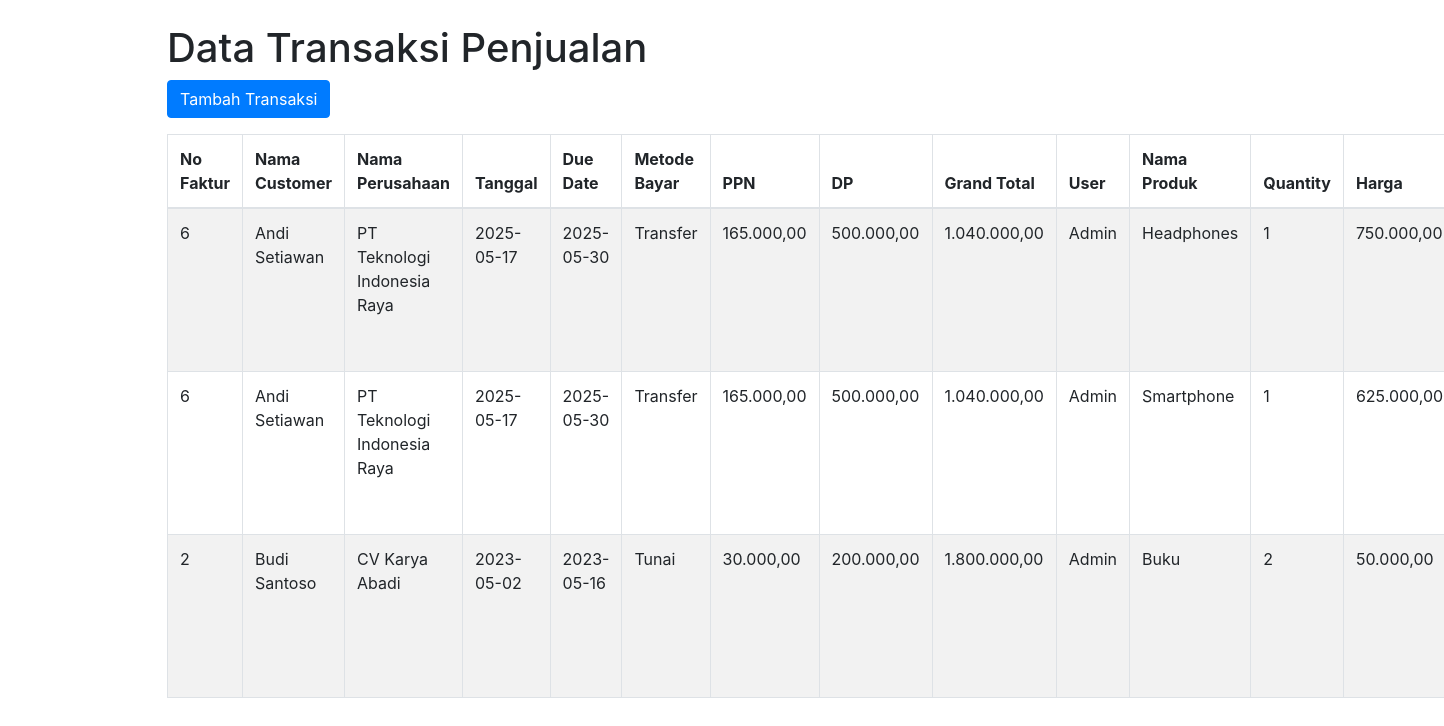
Screenshot of /tampil_penjualan.php with the database file from the repository.
### tables this page shows
CREATE TABLE `faktur` (
  `no_faktur` int(11) NOT NULL,
  `id_customer` int(11) DEFAULT NULL,
  `id_perusahaan` int(11) DEFAULT NULL,
  `tanggal` date NOT NULL,
  `due_date` date NOT NULL,
  `metode_bayar` varchar(50) NOT NULL,
  `ppn` decimal(10,2) DEFAULT 0.00,
  `dp` decimal(10,2) DEFAULT 0.00,
  `grand_total` decimal(10,2) NOT NULL,
  `user` varchar(50) NOT NULL
);

CREATE TABLE `customer` (
  `id_customer` int(11) NOT NULL,
  `nama_customer` varchar(100) NOT NULL,
  `perusahaan_cust` varchar(100) NOT NULL,
  `alamat` varchar(255) NOT NULL
);

CREATE TABLE `perusahaan` (
  `id_perusahaan` int(11) NOT NULL,
  `nama_perusahaan` varchar(100) NOT NULL,
  `alamat` varchar(255) NOT NULL,
  `no_telp` varchar(255) NOT NULL,
  `fax` varchar(255) NOT NULL
);

CREATE TABLE `produk` (
  `id_produk` int(11) NOT NULL,
  `nama_produk` varchar(100) NOT NULL,
  `price` decimal(10,2) NOT NULL,
  `jenis` varchar(50) NOT NULL,
  `stock` int(11) NOT NULL
);

CREATE TABLE `detail_faktur` (
  `no_faktur` int(11) DEFAULT NULL,
  `id_produk` int(11) DEFAULT NULL,
  `qty` int(11) NOT NULL,
  `price` decimal(10,2) NOT NULL
);

### tampil_penjualan.php (the view, shortened to what this page needs)
<?php
include 'koneksi.php';
$sql = "SELECT f.no_faktur,
               c.nama_customer,
               p.nama_perusahaan,
               f.tanggal,
               f.due_date,
               f.metode_bayar,
               f.ppn,
               f.dp,
               f.grand_total,
               f.user,
               df.qty,
               df.price,
               pr.nama_produk  /* Ambil nama produk dari tabel produk */
        FROM faktur f
        JOIN customer c ON f.id_customer = c.id_customer
        JOIN perusahaan p ON f.id_perusahaan = p.id_perusahaan
        JOIN detail_faktur df ON f.no_faktur = df.no_faktur
        JOIN produk pr ON df.id_produk = pr.id_produk";
$result = $conn->query($sql);
?>
<!DOCTYPE html>
<html lang="id">
<head>
    <link rel="stylesheet" href="https://stackpath.bootstrapcdn.com/bootstrap/4.5.2/css/bootstrap.min.css">
</head>
<body>
<div class="container mt-4">
    <h1>Data Transaksi Penjualan</h1>
    <a href="tambah_penjualan.php" class="btn btn-primary mb-3">Tambah Transaksi</a>
    <table class="table table-bordered table-striped">
        <thead>
            <tr>
                <th>No Faktur</th>
                <th>Nama Customer</th>
                <th>Nama Perusahaan</th>
                <th>Tanggal</th>
                <th>Due Date</th>
                <th>Metode Bayar</th>
                <th>PPN</th>
                <th>DP</th>
                <th>Grand Total</th>
                <th>User</th>
                <th>Nama Produk</th>
                <th>Quantity</th>
                <th>Harga</th>
            </tr>
        </thead>
        <tbody>
            <?php while($row = $result->fetch_assoc()): ?>
            <tr>
                <td><?php echo $row['no_faktur']; ?></td>
                <td><?php echo $row['nama_customer']; ?></td>
                <td><?php echo $row['nama_perusahaan']; ?></td>
                <td><?php echo $row['tanggal']; ?></td>
                <td><?php echo $row['due_date']; ?></td>
                <td><?php echo $row['metode_bayar']; ?></td>
                <td><?php echo number_format($row['ppn'], 2, ',', '.'); ?></td>
                <td><?php echo number_format($row['dp'], 2, ',', '.'); ?></td>
                <td><?php echo number_format($row['grand_total'], 2, ',', '.'); ?></td>
                <td><?php echo $row['user']; ?></td>
                <td><?php echo $row['nama_produk']; ?></td>
                <td><?php echo $row['qty']; ?></td>
                <td><?php echo number_format($row['price'], 2, ',', '.'); ?></td>
            </tr>
            <?php endwhile; ?>
        </tbody>
    </table>
</div>
</body>
</html>

### rows the page displays
faktur: no_faktur "6", id_customer.nama_customer "Andi Setiawan", id_perusahaan.nama_perusahaan "PT Teknologi Indonesia Raya", tanggal "2025-05-17", due_date "2025-05-30", metode_bayar "Transfer", ppn "165.000,00", dp "500.000,00", grand_total "1.040.000,00", user "Admin", produk.nama_produk "Headphones", detail_faktur.qty "1", detail_faktur.price "750.000,00", produk.nama_produk "Smartphone", detail_faktur.price "625.000,00"
faktur: no_faktur "2", id_customer.nama_customer "Budi Santoso", id_perusahaan.nama_perusahaan "CV Karya Abadi", tanggal "2023-05-02", due_date "2023-05-16", metode_bayar "Tunai", ppn "30.000,00", dp "200.000,00", grand_total "1.800.000,00", user "Admin", produk.nama_produk "Buku", detail_faktur.qty "2", detail_faktur.price "50.000,00"
